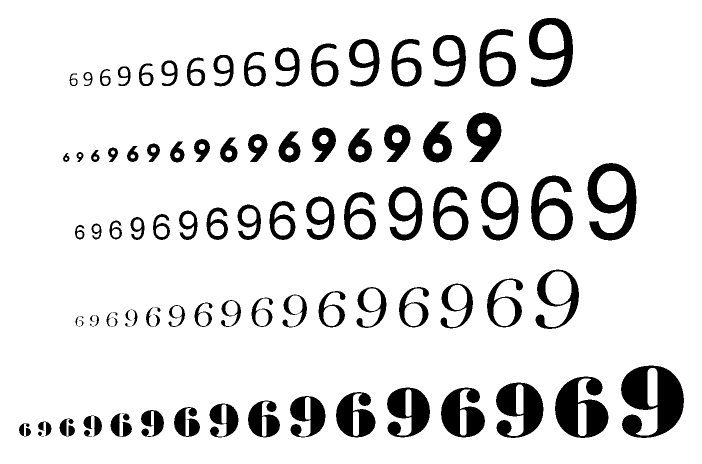
%> input picture Reconocimiento de patrones:numeros/test96.bmp, 1404 x 927 px (shown at 1/2 size)
$ octave Prueba5v2.m   (GNU Octave 9; MATLAB toolbox functions it lacks are replaced by stand-ins)
%> lines starting %> are read from the running program, lines starting %| are printed output that depends on the picture; in (x1, y1, x2, y2) boxes, pixels count from 0 and x2, y2 are one past the last pixel; in counts of white or black regions, pixels touching at a corner belong together; the program's own positions count from 1
clear all, close all

%%%%%%%%%%%%%%%%%%%%%%%%%%%%%%%%%%%%%%%%%%%%%%%
%%%%%% Prueba de Patrones por Extrema %%%%%%%%%
%%%%%%%%%%%%%%%%%%%%%%%%%%%%%%%%%%%%%%%%%%%%%%%


Im1=double(imread('test96.bmp'));
%> Im1: size 927x1404 double; values 0 (black) and 1 (white), 88.2% white; 101 black regions (10 under 20 px), largest, box (x1, y1, x2, y2) and area: (1242, 731, 1368, 876) 11088, (1110, 753, 1217, 876) 8033, (1175, 326, 1273, 481) 6710

Im1=imbinarize(Im1);
h=[0,1,0;1,1,1;0,1,0];
Im1=imerode(Im1,h);
%> Im1: size 927x1404 logical; 86.3% white; 80 black regions, largest, box (x1, y1, x2, y2) and area: (1241, 730, 1369, 877) 11859, (1109, 752, 1218, 877) 8670, (1174, 325, 1274, 482) 7441
Im1=imopen(Im1,h);
%> Im1: size 927x1404 logical; 86.3% white; 80 black regions, largest, box (x1, y1, x2, y2) and area: (1241, 730, 1369, 877) 11864, (1109, 752, 1218, 877) 8676, (1174, 325, 1274, 482) 7444
upper=zeros(1,80);
down=zeros(1,80);
left=upper;
right=upper;
results=(Im1*0)+1;
%> results: size 927x1404 double; every value is 1
results2=results;
results3=results;

[whiteMatrix, n]=bwlabel(Im1);
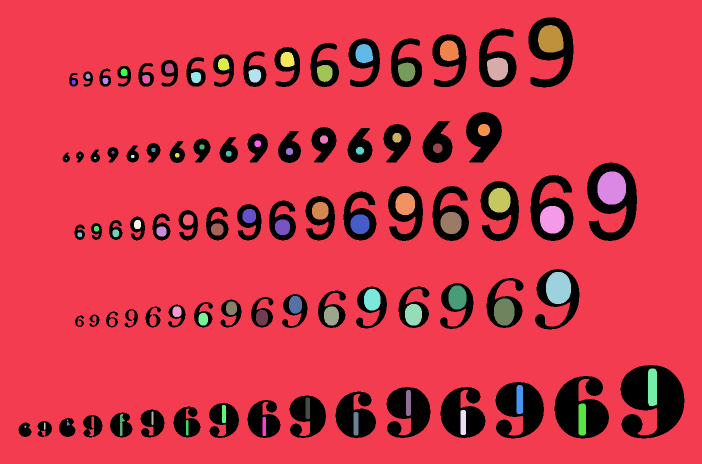
%> whiteMatrix: size 927x1404 double (shown at 1/2 size); 77 distinct labels, from 0 to 76; one colour per label, 0 black
%> n = 76
Im2=not(Im1);
[blackMatrix, n2]=bwlabel(Im2);
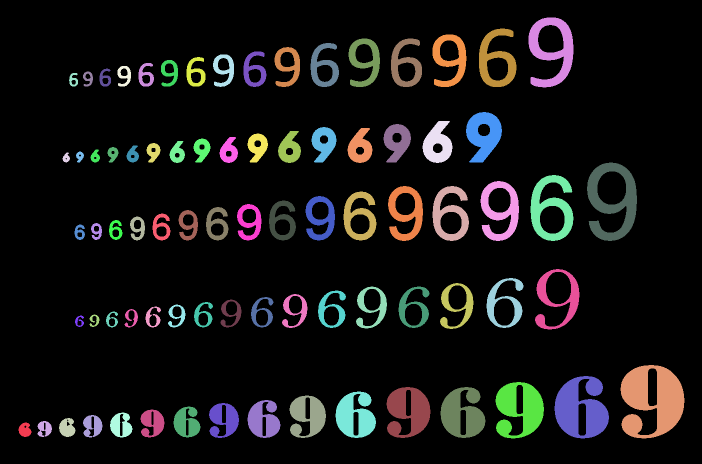
%> blackMatrix: size 927x1404 double (shown at 1/2 size); 81 distinct labels, from 0 to 80; one colour per label, 0 black
%> n2 = 80
h=figure(1), imshow(whiteMatrix)
whiteProperties=regionprops(whiteMatrix,'all');
%> whiteProperties = 76 regions; largest, box (x1, y1, x2, y2), Area, Centroid, MajorAxisLength, MinorAxisLength and Eccentricity: (0, 0, 1404, 927) 1076035 [679.9 455.9] 1677.9 1073.4 0.769, (1195, 343, 1252, 409) 3086 [1224.2 376.8] 67.4 58.34 0.501, (1092, 544, 1142, 608) 2625 [1117.4 576.6] 65.38 51.17 0.623
whiteProperties(1)=[];
blackProperties=regionprops(blackMatrix,'all');
%> blackProperties = 80 regions; largest, box (x1, y1, x2, y2), Area, Centroid, MajorAxisLength, MinorAxisLength and Eccentricity: (1241, 730, 1369, 877) 11864 [1305.4 800.7] 152.3 141.8 0.365, (1109, 752, 1218, 877) 8676 [1162.6 817.5] 129.7 114.5 0.47, (1174, 325, 1274, 482) 7444 [1226.3 403.2] 178.5 118.9 0.746
results=(whiteMatrix*0)+1;
hold on
phi = linspace(0,2*pi,50);
cosphi = cos(phi);
sinphi = sin(phi);

for k = 1:length(blackProperties)
    x=blackProperties(k).Extrema(:,1);
    y=blackProperties(k).Extrema(:,2);
    plot(x,y,'*');
    rectangle('Position', blackProperties(k).BoundingBox,'EdgeColor','g','LineWidth',2)
    centerX=blackProperties(k).Centroid(1);
    centerY=blackProperties(k).Centroid(2);
    plot(centerX,centerY,'o');
    lengthX=blackProperties(k).BoundingBox(3);
    lengthY=blackProperties(k).BoundingBox(4);
    line ([centerX-round(lengthX/2) centerX+round(lengthX/2)],[centerY centerY], 'color', 'magenta', 'marker', 'p', 'LineStyle', '-.')
    line ([centerX centerX],[centerY-round(lengthY/2) centerY+round(lengthY/2)], 'color', 'magenta', 'marker', 'p', 'LineStyle', '-.')
    for c=1:8
        if x(c) >= centerX
            upper(k)=upper(k)+1;
        else
            down(k)=down(k)+1;
        end
        if y(c) >= centerY
            right(k)=right(k)+1;
        else
            left(k)=left(k)+1;
        end
    end
end
%> this loop made 80 passes
%> (x, y, centerX, centerY, lengthX, lengthY) on passes 1 to 3: ([49.5; 54.5; 63.5; 63.5; 53.5; 48.5; 37.5; 37.5], [845.5; 845.5; 862.5; 866.5; 874.5; 874.5; 862.5; 857.5], 50.36, 860.6, 26, 29), ([86.5; 92.5; 104.5; 104.5; 88.5; 83.5; 75.5; 75.5], [842.5; 842.5; 855.5; 860.5; 874.5; 874.5; 869.5; 851.5], 89.72, 857.9, 29, 32), ([135.5; 140.5; 151.5; 151.5; 138.5; 132.5; 118.5; 118.5], [836.5; 836.5; 859.5; 863.5; 874.5; 874.5; 858.5; 853.5], 134.8, 856.3, 33, 38)
%> after the loop, down = 80 values, max 5 at index 2, min 3 at index 3, mean 4.04; left = 80 values, max 6 at index 8, min 2 at index 21, mean 4.06; right = 80 values, max 6 at index 21, min 2 at index 8, mean 3.94; upper = 80 values, max 5 at index 3, min 3 at index 2, mean 3.96
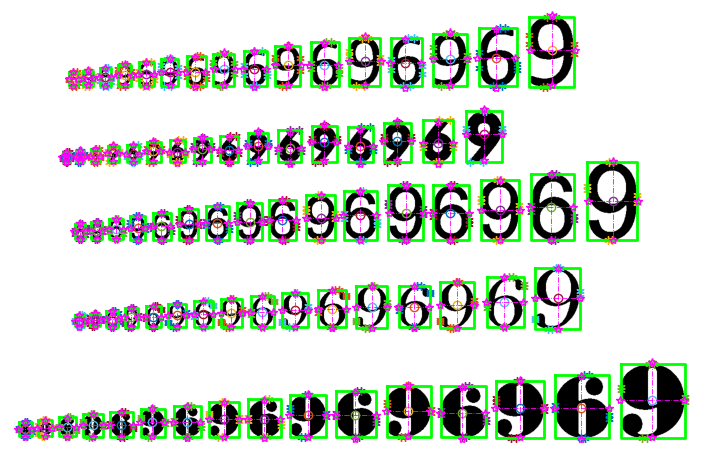
%> figure redrawn from the program's plot data; shown at 1/2 size


saveas(h,'Recuadros con Ejes.jpg','jpg')

for c=1:length(blackProperties)
    d=round(blackProperties(c).BoundingBox);
    auxS=0;
    if down(c) > upper (c)
        results(d(auxS+2):d(auxS+2)+d(auxS+4),d(auxS+1):d(auxS+1)+d(auxS+3))=Im1(d(auxS+2):d(auxS+2)+d(auxS+4),d(auxS+1):d(auxS+1)+d(auxS+3));
    else if down(c) < upper (c)
        results2(d(auxS+2):d(auxS+2)+d(auxS+4),d(auxS+1):d(auxS+1)+d(auxS+3))=Im1(d(auxS+2):d(auxS+2)+d(auxS+4),d(auxS+1):d(auxS+1)+d(auxS+3));
        else if right(c) > left(c)
                results2(d(auxS+2):d(auxS+2)+d(auxS+4),d(auxS+1):d(auxS+1)+d(auxS+3))=Im1(d(auxS+2):d(auxS+2)+d(auxS+4),d(auxS+1):d(auxS+1)+d(auxS+3));
            else if right(c) < left(c)
                    results(d(auxS+2):d(auxS+2)+d(auxS+4),d(auxS+1):d(auxS+1)+d(auxS+3))=Im1(d(auxS+2):d(auxS+2)+d(auxS+4),d(auxS+1):d(auxS+1)+d(auxS+3));
                else
                    results3(d(auxS+2):d(auxS+2)+d(auxS+4),d(auxS+1):d(auxS+1)+d(auxS+3))=Im1(d(auxS+2):d(auxS+2)+d(auxS+4),d(auxS+1):d(auxS+1)+d(auxS+3));
                end
            end
        end
    end
end
%> this loop made 80 passes
%> d on passes 1 to 8: [38 846 26 29], [76 843 29 32], [119 837 33 38], [126 306 15 20], [139 147 18 27], [150 450 21 31], [151 632 18 23], [153 304 16 22]
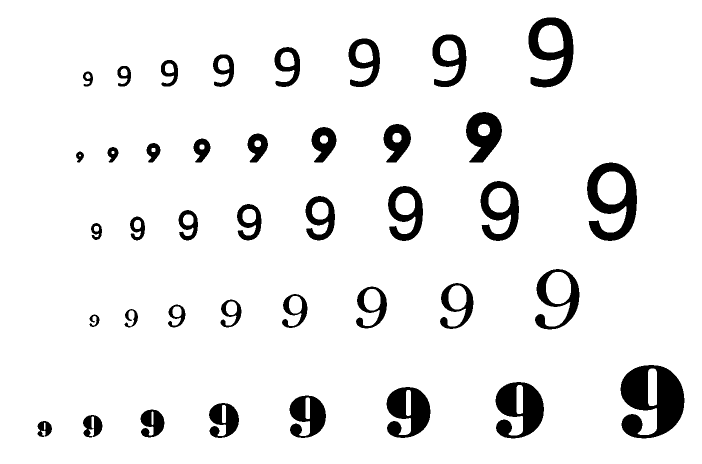
%> results: size 927x1404 double (shown at 1/2 size); values 0 (black) and 1 (white), 92.4% white; 40 black regions, largest, box (x1, y1, x2, y2) and area: (1241, 730, 1369, 877) 11864, (1174, 325, 1274, 482) 7444, (991, 764, 1088, 877) 6944
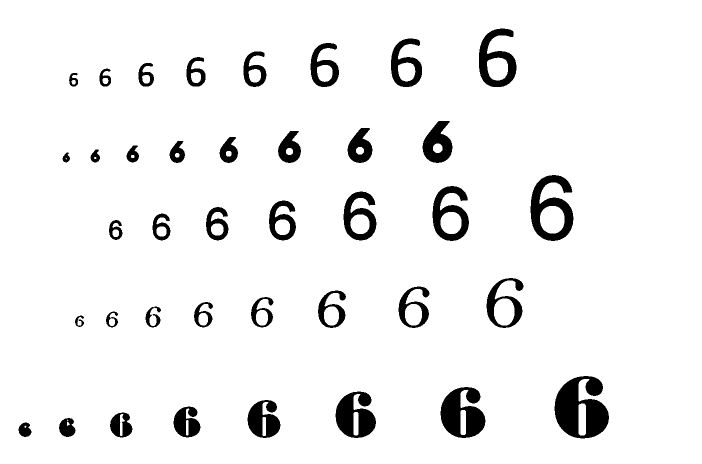
%> results2: size 927x1404 double (shown at 1/2 size); values 0 (black) and 1 (white), 93.9% white; 39 black regions, largest, box (x1, y1, x2, y2) and area: (1109, 752, 1218, 877) 8676, (881, 774, 971, 876) 5924, (1061, 350, 1147, 482) 5451
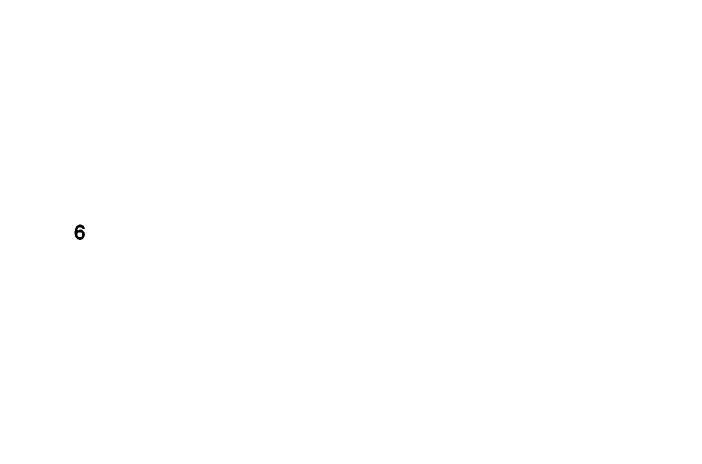
%> results3: size 927x1404 double (shown at 1/2 size); values 0 (black) and 1 (white), 100% white; 1 black region, box (x1, y1, x2, y2) and area: (149, 449, 170, 480) 385

figure(1), imshow(results)
%> after `imshow(results)`:
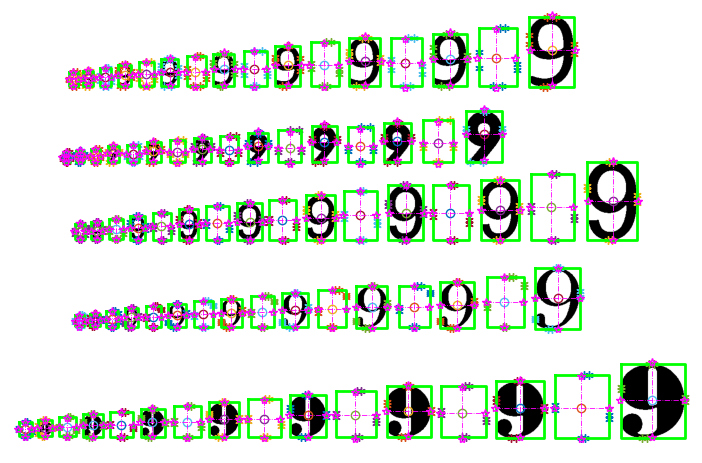
%> figure redrawn from the program's plot data; shown at 1/2 size
figure(2), imshow(results2)
figure(3), imshow(results3)

$ run again, with Reconocimiento de patrones:numeros/seis.bmp copied over Reconocimiento de patrones:numeros/test96.bmp
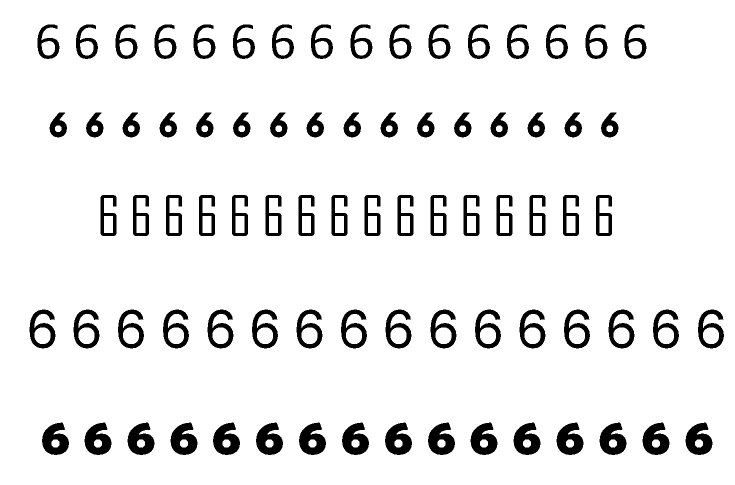
%> input picture Reconocimiento de patrones:numeros/seis.bmp, 1470 x 970 px (shown at 1/2 size)
%> results: size 970x1470 double; every value is 1
%> whiteMatrix: size 970x1470 double; 82 distinct labels, from 0 to 81
%> n = 81
%> Im2: size 970x1470 logical; 10.4% white; 80 white regions, largest, box (x1, y1, x2, y2) and area: (83, 844, 139, 911) 2519, (168, 844, 224, 911) 2519, (254, 844, 310, 911) 2519
%> `[blackMatrix, n2]=bwlabel(Im2);`:
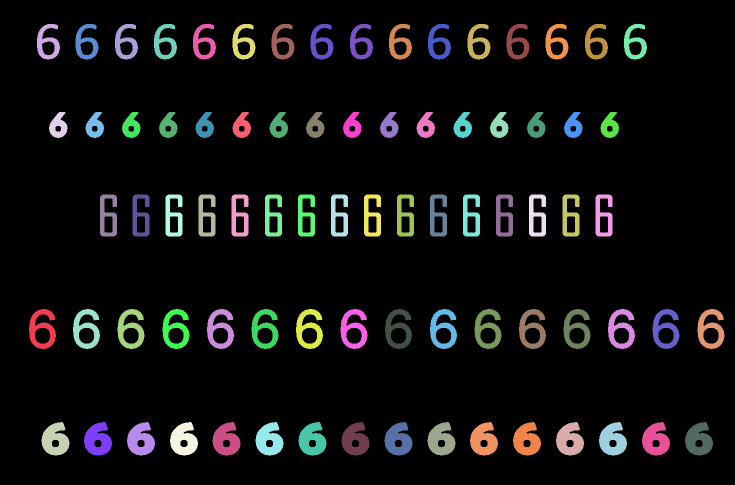
%> blackMatrix: size 970x1470 double (shown at 1/2 size); 81 distinct labels, from 0 to 80; one colour per label, 0 black
%> n2 = 80
%> whiteProperties = 81 regions; largest, box (x1, y1, x2, y2), Area, Centroid, MajorAxisLength, MinorAxisLength and Eccentricity: (0, 0, 1470, 970) 1244284 [737.5 481.3] 1725.5 1116.2 0.763, (70, 656, 100, 687) 781 [85.6 671.9] 32.14 31.01 0.263, (158, 656, 188, 687) 781 [173.6 671.9] 32.14 31.01 0.263
%> blackProperties = 80 regions; largest, box (x1, y1, x2, y2), Area, Centroid, MajorAxisLength, MinorAxisLength and Eccentricity: (83, 844, 139, 911) 2519 [111.1 880.1] 68.73 56.17 0.576, (168, 844, 224, 911) 2519 [196.1 880.1] 68.73 56.17 0.576, (254, 844, 310, 911) 2519 [282.1 880.1] 68.73 56.17 0.576
%> the loop `for k = 1:length(blackProperties)` made 80 passes
%> (x, y, centerX, centerY, lengthX, lengthY) on passes 1 to 3: ([84.5; 91.5; 112.5; 112.5; 89.5; 83.5; 58.5; 58.5], [618.5; 618.5; 668.5; 674.5; 698.5; 698.5; 665.5; 654.5], 84.79, 658.3, 54, 80), ([95.5; 110.5; 120.5; 120.5; 99.5; 93.5; 74.5; 74.5], [48.5; 48.5; 92.5; 98.5; 119.5; 119.5; 96.5; 76.5], 95.7, 85.57, 46, 71), ([121.5; 125.5; 139.5; 139.5; 115.5; 108.5; 83.5; 83.5], [844.5; 844.5; 883.5; 890.5; 911.5; 911.5; 885.5; 878.5], 111.1, 880.1, 56, 67)
%> after the loop `for k = 1:length(blackProperties)`: down = 80 values, max 4 at index 1, min 3 at index 3, mean 3.6; left = 80 values, max 4 at index 9, min 2 at index 4, mean 3; right = 80 values, max 6 at index 4, min 4 at index 9, mean 5; upper = 80 values, max 5 at index 3, min 4 at index 1, mean 4.4
%> the loop `for c=1:length(blackProperties)` made 80 passes
%> d on passes 1 to 8: [59 619 54 80], [75 49 46 71], [84 845 56 67], [99 225 37 52], [147 619 54 80], [152 49 46 71], [169 845 56 67], [172 225 37 52]
%> `imshow(results)`:
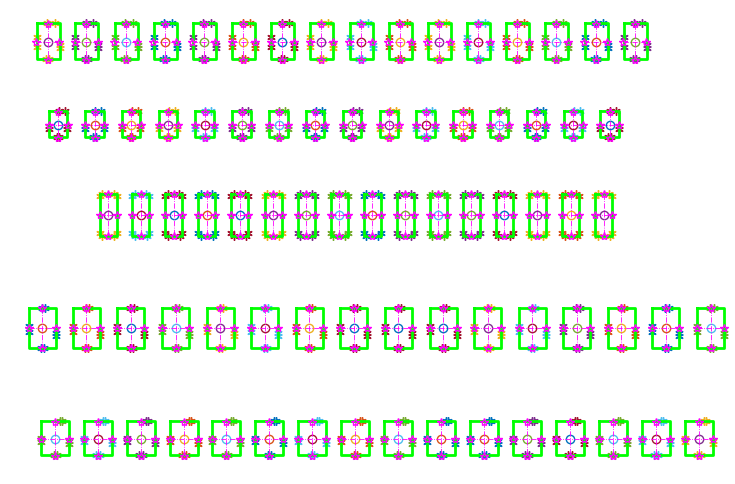
%> figure redrawn from the program's plot data; shown at 1/2 size

$ run again, with Reconocimiento de patrones:numeros/testTY1.jpg saved as Reconocimiento de patrones:numeros/test96.bmp
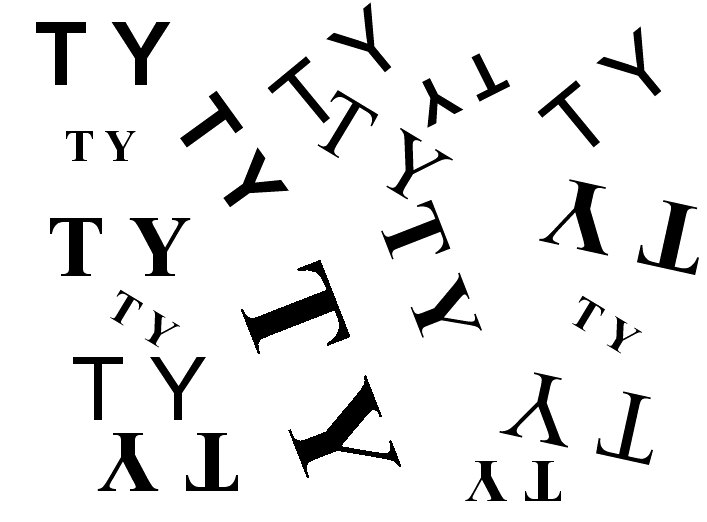
%> input picture Reconocimiento de patrones:numeros/testTY1.jpg, 707 x 522 px
%> whiteMatrix: size 522x707 double; values 0 (black) and 1 (white), 90.8% white; 44 black regions (6 under 20 px), largest, box (x1, y1, x2, y2) and area: (287, 375, 402, 479) 3041, (240, 259, 350, 354) 3014, (637, 200, 699, 276) 1447
%> n = 1
%> Im2: size 522x707 logical; 9.2% white; 44 white regions (6 under 20 px)
%> blackMatrix: size 522x707 double; 45 distinct labels, from 0 to 44
%> n2 = 44
%> whiteProperties = 1 region; box (x1, y1, x2, y2), Area, Centroid, MajorAxisLength, MinorAxisLength and Eccentricity: (0, 0, 707, 522) 335005 [355.6 261.3] 823.9 605.6 0.678
%> blackProperties = 44 regions; largest, box (x1, y1, x2, y2), Area, Centroid, MajorAxisLength, MinorAxisLength and Eccentricity: (287, 375, 402, 479) 3041 [344.1 433.1] 116.4 74.23 0.77, (240, 259, 350, 354) 3014 [299.8 312.9] 121.2 68.45 0.825, (637, 200, 699, 276) 1447 [672.6 241.7] 86.49 47.57 0.835
%> the loop `for k = 1:length(blackProperties)` made 44 passes
%> (x, y, centerX, centerY, lengthX, lengthY) on passes 1 to 3: ([36.5; 81.5; 87.5; 87.5; 66.5; 64.5; 35.5; 35.5], [21.5; 21.5; 23.5; 33.5; 86.5; 86.5; 32.5; 22.5], 61.47, 44.72, 52, 65), ([51.5; 101.5; 103.5; 103.5; 90.5; 62.5; 49.5; 49.5], [217.5; 217.5; 220.5; 234.5; 277.5; 277.5; 234.5; 220.5], 76.57, 242.5, 54, 60), ([67.5; 92.5; 94.5; 94.5; 87.5; 72.5; 65.5; 65.5], [130.5; 130.5; 132.5; 139.5; 162.5; 162.5; 139.5; 134.5], 80.07, 144.4, 29, 32)
%> after the loop `for k = 1:length(blackProperties)`: down = 80 values, max 6 at index 7, min 0 at index 45, mean 2.3; left = 80 values, max 6 at index 1, min 0 at index 45, mean 2.12; right = 80 values, max 6 at index 5, min 0 at index 45, mean 2.27; upper = 80 values, max 6 at index 18, min 0 at index 45, mean 2.1
%> the loop `for c=1:length(blackProperties)` made 44 passes
%> d on passes 1 to 8: [36 22 52 65], [50 218 54 60], [66 131 29 32], [73 357 52 65], [99 433 60 60], [105 131 32 32], [112 291 27 34], [113 22 59 65]
%> `imshow(results)`:
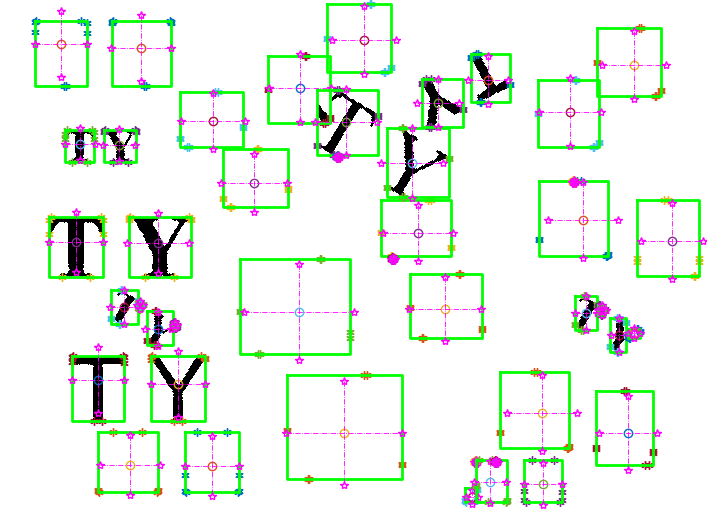
%> figure redrawn from the program's plot data
